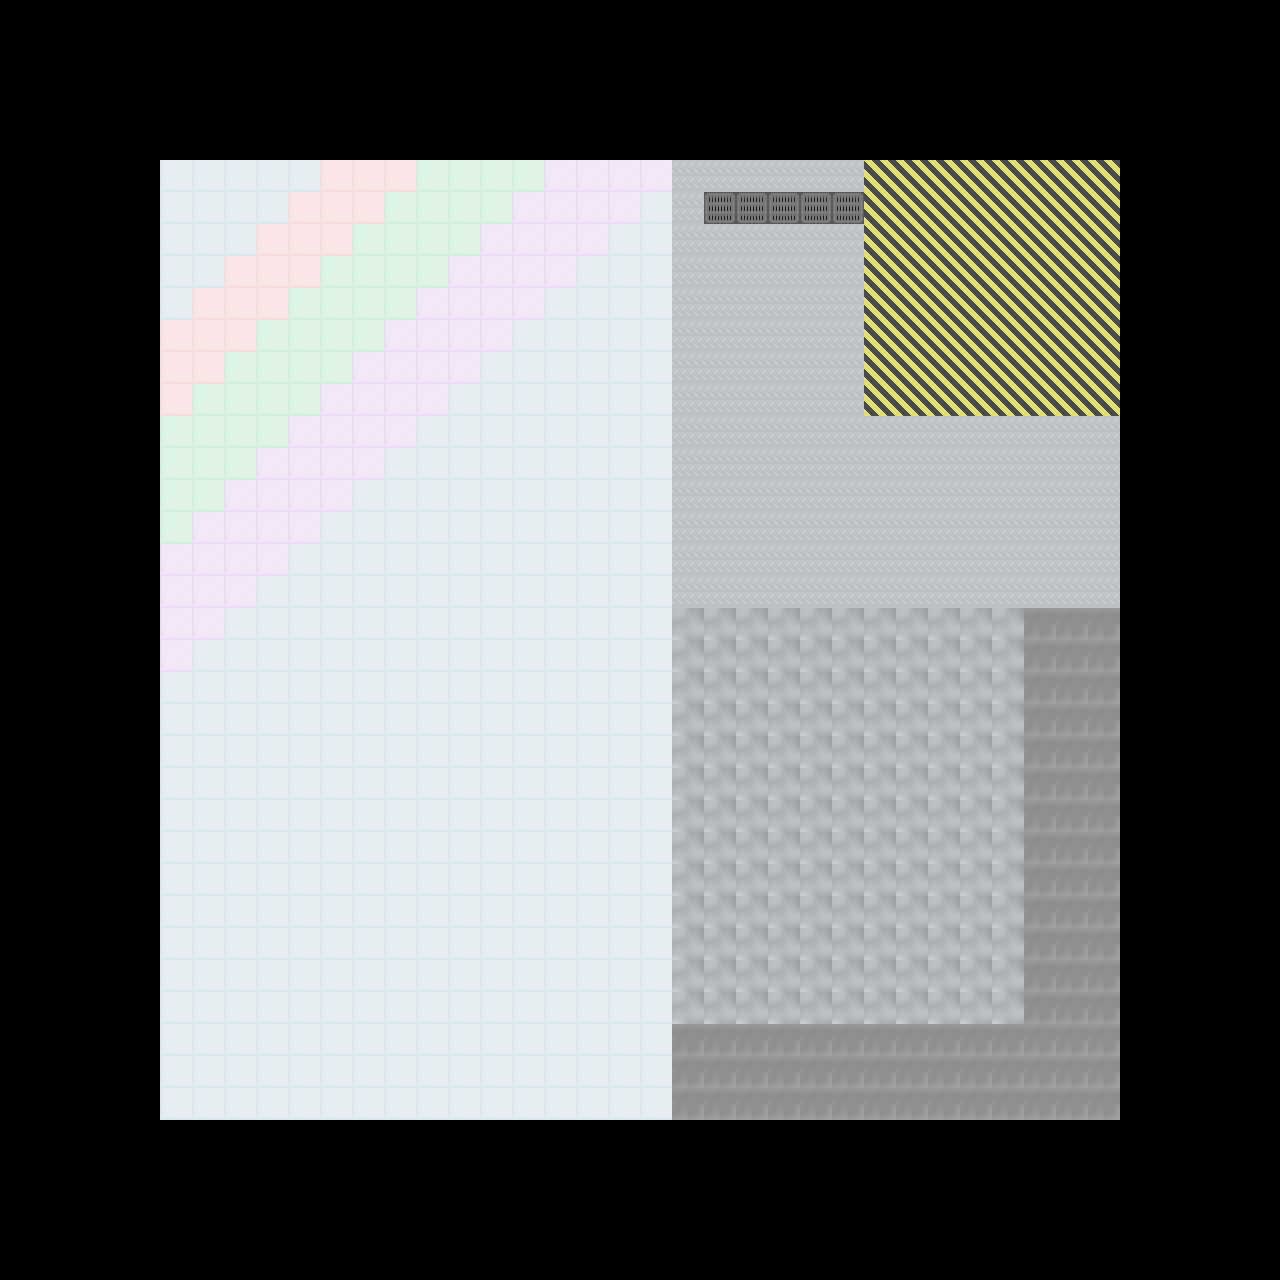

Tiled map render using the project's own tile images. Description and the map definition, with tile-layer contents summarised, below:
An orthogonal 40x40 tile map with 32x32 px tiles, 1 tile layer (Tile Layer 1), 7 tilesets and 58 objects (1, 2, 14, 13, 3, ...).

<map version="1.2" tiledversion="1.2.3" orientation="orthogonal" renderorder="right-down" width="40" height="40" tilewidth="32" tileheight="32" infinite="0" nextlayerid="4" nextobjectid="67">
 <tileset firstgid="1" source="FloorTile.tsx" />
 <tileset firstgid="10" source="Player.tsx" />
 <tileset firstgid="11" source="keys.tsx" />
 <tileset firstgid="15" source="Door.tsx" />
 <tileset firstgid="28" source="doors.tsx" />
 <tileset firstgid="262" source="switchfront.tsx" />
 <tileset firstgid="269" source="walls2.tsx" />
 <layer id="3" name="Tile Layer 1" width="40" height="40">
  <data>[1600 cells, 900 non-empty, 9 distinct tile ids]</data>
 </layer>
 <objectgroup id="2" name="Object Layer 1">
  <object id="3" template="Player.tx" x="192" y="224" />
  <object id="4" template="BlueKey.tx" x="992" y="288" />
  <object id="5" template="Exit.tx" x="192" y="192" />
  <object id="6" template="doors/blue/DoorClosed.tx" name="1" x="256" y="192" />
  <object id="7" template="doors/blue/DoorOpen.tx" name="2" x="288" y="192" />
  <object id="8" template="doors/blue/DoorSideDownClosed.tx" name="14" x="160" y="320" />
  <object id="9" template="doors/blue/DoorSideUpClosed.tx" name="13" x="160" y="288" />
  <object id="10" template="doors/gold/DoorClosed.tx" name="3" x="352" y="192" />
  <object id="11" template="doors/gold/DoorOpen.tx" name="4" x="384" y="192" />
  <object id="12" template="doors/gold/DoorSideDownClosed.tx" name="15" x="160" y="384" />
  <object id="13" template="doors/gold/DoorSideUpClosed.tx" name="16" x="160" y="352" />
  <object id="15" template="doors/green/DoorClosed.tx" name="5" x="448" y="192" />
  <object id="16" template="doors/green/DoorOpen.tx" name="6" x="480" y="192" />
  <object id="17" template="doors/green/DoorSideDownClosed.tx" name="17" x="160" y="448" />
  <object id="18" template="doors/green/DoorSideUpClosed.tx" name="18" x="160" y="416" />
  <object id="19" template="doors/orange/DoorClosed.tx" name="7" x="544" y="192" />
  <object id="20" template="doors/orange/DoorOpen.tx" name="8" x="576" y="192" />
  <object id="21" template="doors/orange/DoorSideDownClosed.tx" name="19" x="160" y="512" />
  <object id="22" template="doors/orange/DoorSideUpClosed.tx" name="20" x="160" y="480" />
  <object id="23" template="doors/red/DoorClosed.tx" name="9" x="640" y="192" />
  <object id="24" template="doors/red/DoorOpen.tx" name="10" x="672" y="192" />
  <object id="25" template="doors/red/DoorSideDownClosed.tx" name="21" x="160" y="576" />
  <object id="26" template="doors/red/DoorSideUpClosed.tx" name="22" x="160" y="544" />
  <object id="27" template="doors/white/DoorClosed.tx" name="11" x="736" y="192" />
  <object id="28" template="doors/white/DoorOpen.tx" name="12" x="768" y="192" />
  <object id="29" template="doors/white/DoorSideDownClosed.tx" name="23" x="160" y="640" />
  <object id="30" template="doors/white/DoorSideUpClosed.tx" name="24" x="160" y="608" />
  <object id="31" template="Switch.tx" x="352" y="384">
   <properties>
    <property name="doors" value="1,2,3,4,5,6,7,8,9,10,11,12,13,14,15,16,17,18,19,20,21,22,23,24" />
   </properties>
  </object>
  <object id="33" template="walls/blue/Wall1.tx" x="672" y="320" />
  <object id="34" template="walls/blue/Wall2.tx" x="704" y="320" />
  <object id="35" template="walls/blue/Wall3.tx" x="736" y="320" />
  <object id="36" template="walls/blue/Wall4.tx" x="768" y="320" />
  <object id="37" template="walls/blue/Wall5.tx" x="800" y="320" />
  <object id="39" template="walls/gold/Wall1.tx" x="672" y="416" />
  <object id="40" template="walls/gold/Wall2.tx" x="704" y="416" />
  <object id="41" template="walls/gold/Wall3.tx" x="736" y="416" />
  <object id="42" template="walls/gold/Wall4.tx" x="768" y="416" />
  <object id="43" template="walls/gold/Wall5.tx" x="800" y="416" />
  <object id="44" template="walls/green/Wall1.tx" x="672" y="512" />
  <object id="45" template="walls/green/Wall2.tx" x="704" y="512" />
  <object id="46" template="walls/green/Wall3.tx" x="736" y="512" />
  <object id="47" template="walls/green/Wall4.tx" x="768" y="512" />
  <object id="48" template="walls/green/Wall5.tx" x="800" y="512" />
  <object id="49" template="walls/grey/Wall1.tx" x="672" y="608" />
  <object id="53" template="walls/grey/Wall5.tx" x="800" y="608" />
  <object id="54" template="walls/red/Wall1.tx" x="672" y="704" />
  <object id="55" template="walls/red/Wall2.tx" x="704" y="704" />
  <object id="56" template="walls/red/Wall3.tx" x="736" y="704" />
  <object id="57" template="walls/red/Wall4.tx" x="768" y="704" />
  <object id="58" template="walls/red/Wall5.tx" x="800" y="704" />
  <object id="59" template="walls/white/Wall1.tx" x="672" y="800" />
  <object id="60" template="walls/white/Wall2.tx" x="704" y="800" />
  <object id="61" template="walls/white/Wall3.tx" x="736" y="800" />
  <object id="62" template="walls/white/Wall4.tx" x="768" y="800" />
  <object id="63" template="walls/white/Wall5.tx" x="800" y="800" />
  <object id="64" template="walls/grey/Wall2.tx" x="704" y="608" />
  <object id="65" template="walls/grey/Wall3.tx" x="736" y="608" />
  <object id="66" template="walls/grey/Wall4.tx" x="768" y="608" />
 </objectgroup>
</map>
